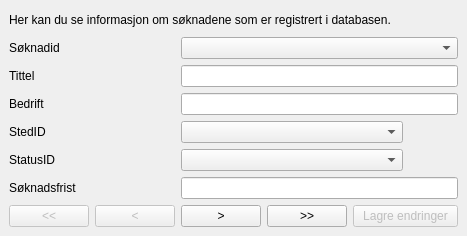
<?xml version="1.0" encoding="UTF-8"?>
<ui version="4.0">
 <class>ViewJobs</class>
 <widget class="QMainWindow" name="ViewJobs">
  <property name="geometry">
   <rect>
    <x>0</x>
    <y>0</y>
    <width>467</width>
    <height>236</height>
   </rect>
  </property>
  <property name="windowTitle">
   <string>Vis innlagte jobber</string>
  </property>
  <widget class="QWidget" name="centralwidget">
   <layout class="QGridLayout" name="gridLayout_2">
    <item row="0" column="0" colspan="6">
     <widget class="QLabel" name="labelInfo">
      <property name="text">
       <string>Her kan du se informasjon om søknadene som er registrert i databasen.</string>
      </property>
      <property name="scaledContents">
       <bool>false</bool>
      </property>
      <property name="wordWrap">
       <bool>true</bool>
      </property>
     </widget>
    </item>
    <item row="1" column="0" colspan="2">
     <widget class="QLabel" name="labelSoknadID">
      <property name="text">
       <string>Søknadid</string>
      </property>
     </widget>
    </item>
    <item row="1" column="2" colspan="4">
     <widget class="QComboBox" name="comboBoxApplicationID"/>
    </item>
    <item row="2" column="0" colspan="2">
     <widget class="QLabel" name="labelTittel">
      <property name="text">
       <string>Tittel</string>
      </property>
     </widget>
    </item>
    <item row="2" column="2" colspan="4">
     <widget class="QLineEdit" name="lineEditTitle"/>
    </item>
    <item row="3" column="0" colspan="2">
     <widget class="QLabel" name="labelBedrift">
      <property name="text">
       <string>Bedrift</string>
      </property>
     </widget>
    </item>
    <item row="3" column="2" colspan="4">
     <widget class="QLineEdit" name="lineEditCompany"/>
    </item>
    <item row="4" column="0" colspan="2">
     <widget class="QLabel" name="labelStedID">
      <property name="text">
       <string>StedID</string>
      </property>
     </widget>
    </item>
    <item row="4" column="2" colspan="3">
     <widget class="QComboBox" name="comboBoxTownID"/>
    </item>
    <item row="4" column="5">
     <widget class="QLabel" name="labelCityValue">
      <property name="text">
       <string/>
      </property>
     </widget>
    </item>
    <item row="5" column="0" colspan="2">
     <widget class="QLabel" name="labelStatusID">
      <property name="text">
       <string>StatusID</string>
      </property>
     </widget>
    </item>
    <item row="5" column="2" colspan="3">
     <widget class="QComboBox" name="comboBoxStatusID"/>
    </item>
    <item row="5" column="5">
     <widget class="QLabel" name="labelStatusValue">
      <property name="text">
       <string/>
      </property>
     </widget>
    </item>
    <item row="6" column="0" colspan="2">
     <widget class="QLabel" name="labelSoknadsfrist">
      <property name="text">
       <string>Søknadsfrist</string>
      </property>
     </widget>
    </item>
    <item row="6" column="2" colspan="4">
     <widget class="QLineEdit" name="lineEditDeadline"/>
    </item>
    <item row="7" column="0">
     <widget class="QPushButton" name="btnFirst">
      <property name="enabled">
       <bool>false</bool>
      </property>
      <property name="text">
       <string>&lt;&lt;</string>
      </property>
     </widget>
    </item>
    <item row="7" column="1">
     <widget class="QPushButton" name="btnPrev">
      <property name="enabled">
       <bool>false</bool>
      </property>
      <property name="text">
       <string>&lt;</string>
      </property>
     </widget>
    </item>
    <item row="7" column="2">
     <widget class="QPushButton" name="btnNext">
      <property name="text">
       <string>&gt;</string>
      </property>
     </widget>
    </item>
    <item row="7" column="3">
     <widget class="QPushButton" name="btnLast">
      <property name="text">
       <string>&gt;&gt;</string>
      </property>
     </widget>
    </item>
    <item row="7" column="4" colspan="2">
     <widget class="QPushButton" name="btnSave">
      <property name="enabled">
       <bool>false</bool>
      </property>
      <property name="text">
       <string>Lagre endringer</string>
      </property>
     </widget>
    </item>
   </layout>
  </widget>
 </widget>
 <resources/>
 <connections/>
</ui>
